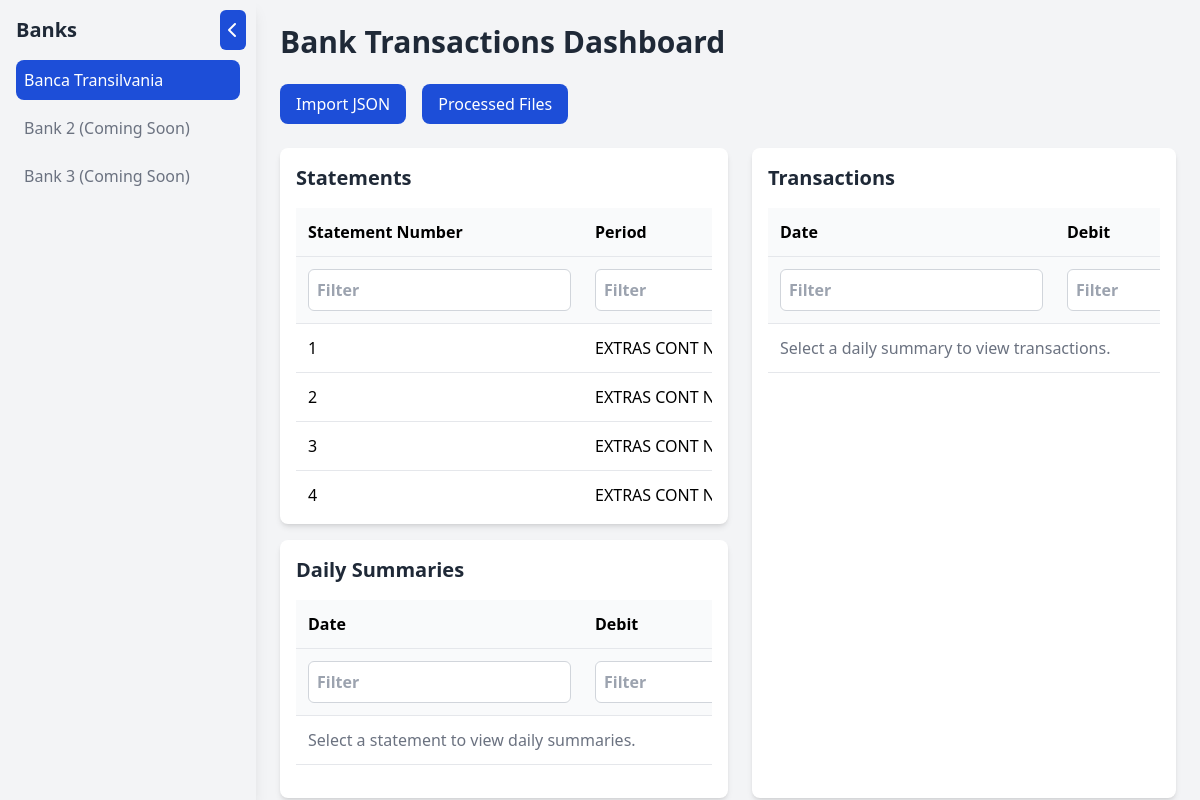
The app's page /, older data.
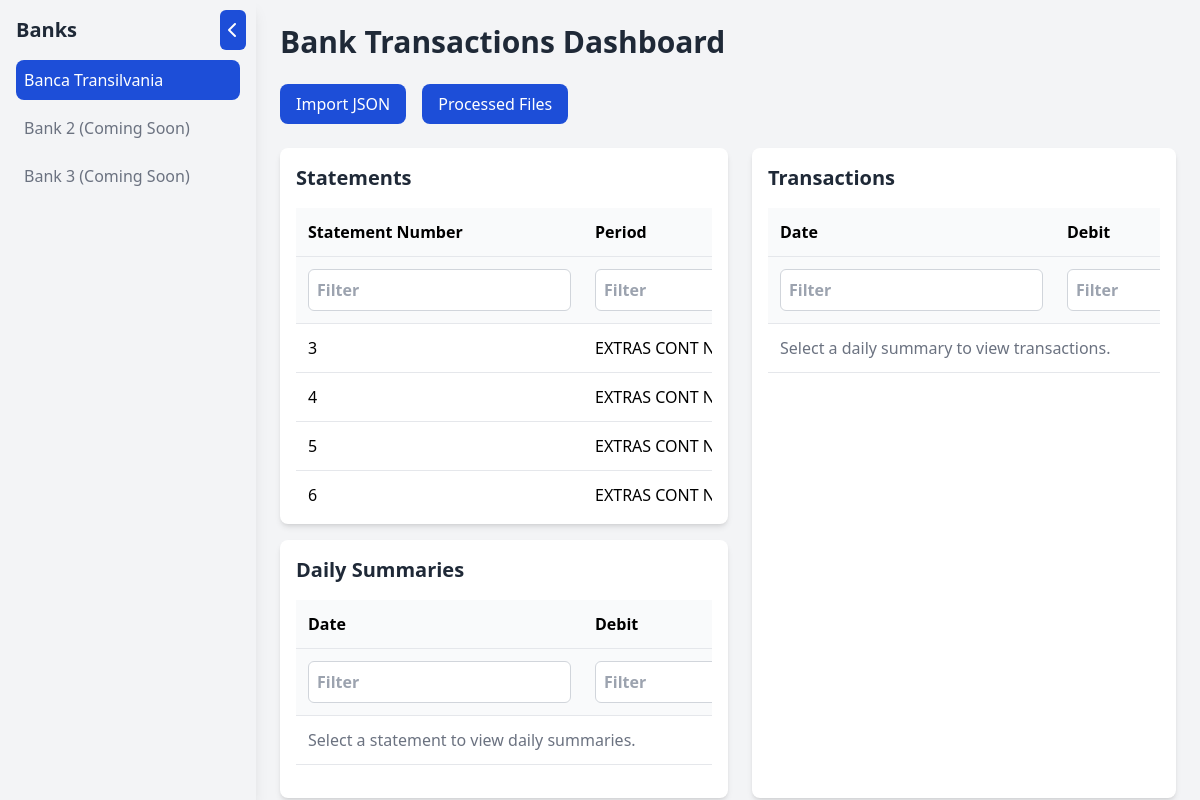
The same page, newer data.
### myapp/models.py (models this page shows, shortened)
class Statement(models.Model):
    id = models.UUIDField(primary_key=True, default=uuid.uuid4, editable=False)  # UUID as primary key
    statement_number = models.IntegerField(unique=True)
    period = models.TextField()
    initial_balance = models.DecimalField(max_digits=15, decimal_places=2)
    final_balance = models.DecimalField(max_digits=15, decimal_places=2)
    first_date = models.DateField()
    last_date = models.DateField()
    class Meta:
        ordering = ['statement_number']

### myapp/views.py (the view, shortened to what this page needs)
# urls.py: path('', views.import_json, name='import_json'),
def import_json(request):
    statements = Statement.objects.all()
    return render(request, 'import.html', {'statements': statements})

### myapp/templates/import.html (shortened to what the changed rows need)
<!DOCTYPE html>
<html lang="en">
<head>
    <script src="https://cdn.tailwindcss.com"></script>
    <link rel="stylesheet" href="https://cdnjs.cloudflare.com/ajax/libs/font-awesome/6.0.0-beta3/css/all.min.css">
</head>
<body class="bg-gray-100 font-sans">
    <div class="flex h-screen">
        <div class="sidebar w-64 bg-sidebar-bg p-4 shadow-lg relative">
            <div class="sidebar-content">
                <h2 class="text-xl font-bold text-gray-800 mb-4">Banks</h2>
            </div>
        </div>
        <div class="flex-1 p-6 overflow-hidden">
            <h1 class="text-3xl font-bold text-gray-800 mb-6">Bank Transactions Dashboard</h1>
            <div class="main-content">
                <div class="left-section">
                    <div class="bg-white p-4 rounded-lg shadow-md mb-4 flex-1">
                        <h2 class="text-xl font-semibold text-gray-800 mb-4">Statements</h2>
                        <div class="table-container">
                            <table id="statements_table" class="table">
                                <thead>
                                    <tr>
                                        <th>Statement Number</th>
                                        <th>Period</th>
                                    </tr>
                                    <tr>
                                        <th><input type="text" class="filter-input" placeholder="Filter"></th>
                                        <th><input type="text" class="filter-input" placeholder="Filter"></th>
                                    </tr>
                                </thead>
                                <tbody>
                                    {% for statement in statements %}
                                    <tr data-id="{{ statement.id }}">
                                        <td>{{ statement.statement_number }}</td>
                                        <td>{{ statement.period }}</td>
                                    </tr>
                                    {% empty %}
                                    <tr>
                                        <td colspan="6" class="text-center text-gray-500">No statements available.</td>
                                    </tr>
                                    {% endfor %}
                                </tbody>
                            </table>
                        </div>
                    </div>
                    <div class="bg-white p-4 rounded-lg shadow-md flex-1">
                        <h2 class="text-xl font-semibold text-gray-800 mb-4">Daily Summaries</h2>
                        <div class="table-container">
                            <table id="daily_summaries_table" class="table">
                                <thead>
                                    <tr>
                                        <th>Date</th>
                                        <th>Debit</th>
                                    </tr>
                                    <tr>
                                        <th><input type="text" class="filter-input" placeholder="Filter"></th>
                                        <th><input type="text" class="filter-input" placeholder="Filter"></th>
                                    </tr>
                                </thead>
                            </table>
                        </div>
                    </div>
                </div>
                <div class="right-section bg-white p-4 rounded-lg shadow-md">
                    <h2 class="text-xl font-semibold text-gray-800 mb-4">Transactions</h2>
                    <div class="table-container">
                        <table id="transactions_table" class="table">
                            <thead>
                                <tr>
                                    <th>Date</th>
                                    <th>Debit</th>
                                </tr>
                                <tr>
                                    <th><input type="text" class="filter-input" placeholder="Filter"></th>
                                    <th><input type="text" class="filter-input" placeholder="Filter"></th>
                                </tr>
                            </thead>
                        </table>
                    </div>
                </div>
            </div>
        </div>
    </div>
</body>
</html>

Row changes from the older to the newer data that the page shows:
removed Statement: statement_number "1", period "EXTRAS CONT…"
removed Statement: statement_number "2", period "EXTRAS CONT…"
added Statement: statement_number "5", period "EXTRAS CONT…"
added Statement: statement_number "6", period "EXTRAS CONT…"
